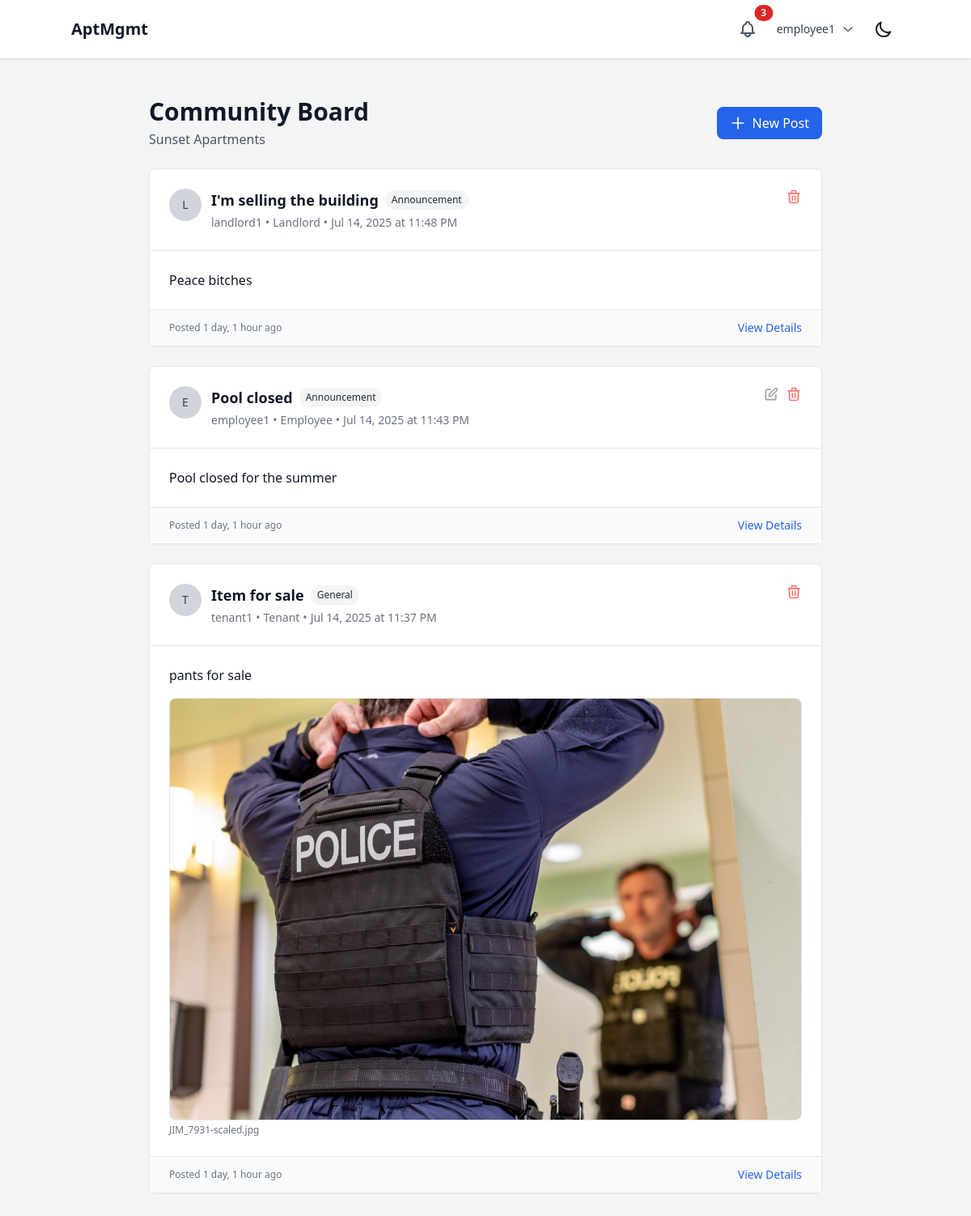
The app's page /messages/community/ (signed in) with its own data.
### users/models.py (models this page shows, shortened)
class User(AbstractUser):
    class Role(models.TextChoices):
        SUPERUSER = "SUPERUSER", "Superuser"
        LANDLORD = "LANDLORD", "Landlord"
        EMPLOYEE = "EMPLOYEE", "Employee"
        TENANT = "TENANT", "Tenant"
    role = models.CharField(max_length=50, choices=Role.choices)
    company = models.ForeignKey(Company, on_delete=models.CASCADE, related_name="users", null=True, blank=True)
    property = models.ForeignKey(Property, on_delete=models.SET_NULL, related_name="users", null=True, blank=True)

### properties/models.py (models this page shows, shortened)
class Property(models.Model):
    company = models.ForeignKey(Company, on_delete=models.CASCADE, related_name="properties")
    name = models.CharField(max_length=255)
    address = models.TextField()
    created_at = models.DateTimeField(auto_now_add=True)
    updated_at = models.DateTimeField(auto_now=True)
    class Meta:
        verbose_name_plural = "Properties"

### communication/models.py (models this page shows, shortened)
class CommunityPost(models.Model):
    class PostType(models.TextChoices):
        ANNOUNCEMENT = "ANNOUNCEMENT", "Announcement"
        EVENT = "EVENT", "Event"
        NOTICE = "NOTICE", "Notice"
        GENERAL = "GENERAL", "General"
    class PostStatus(models.TextChoices):
        ACTIVE = "ACTIVE", "Active"
        ARCHIVED = "ARCHIVED", "Archived"
        HIDDEN = "HIDDEN", "Hidden"
    id = models.UUIDField(primary_key=True, default=uuid.uuid4, editable=False)
    property = models.ForeignKey(Property, on_delete=models.CASCADE, related_name="community_posts")
    author = models.ForeignKey(User, on_delete=models.CASCADE, related_name="community_posts")
    title = models.CharField(max_length=200)
    content = models.TextField()
    post_type = models.CharField(max_length=20, choices=PostType.choices, default=PostType.GENERAL)
    status = models.CharField(max_length=20, choices=PostStatus.choices, default=PostStatus.ACTIVE)
    is_pinned = models.BooleanField(default=False)
    created_at = models.DateTimeField(auto_now_add=True)
    updated_at = models.DateTimeField(auto_now=True)
    event_date = models.DateTimeField(null=True, blank=True)
    event_location = models.CharField(max_length=200, blank=True)
    class Meta:
        ordering = ['-is_pinned', '-created_at']
        indexes = [
            models.Index(fields=['property', 'status']),
            models.Index(fields=['created_at']),
        ]
    def can_be_edited_by(self, user):
        return self.author == user
    def can_be_moderated_by(self, user):
        if self.author == user:
            return True
        if user.role in [User.Role.LANDLORD, User.Role.EMPLOYEE]:
            if user.role == User.Role.LANDLORD and user.company == self.property.company:
                return True
            if user.role == User.Role.EMPLOYEE and user.property == self.property:
                return True
        return False

class CommunityPostAttachment(models.Model):
    id = models.UUIDField(primary_key=True, default=uuid.uuid4, editable=False)
    post = models.ForeignKey(CommunityPost, on_delete=models.CASCADE, related_name="attachments")
    file = models.FileField(upload_to='community_attachments/')
    filename = models.CharField(max_length=255)
    file_size = models.PositiveIntegerField()
    content_type = models.CharField(max_length=100)
    uploaded_at = models.DateTimeField(auto_now_add=True)
    @property
    def is_image(self):
        return self.content_type.startswith('image/')

### communication/views.py (the view)
# urls.py: path('community/', views.community_board, name='community_board'),
@login_required
def community_board(request):
    user = request.user
    if user.role == User.Role.TENANT and user.property:
        posts = CommunityPost.objects.filter(
            property=user.property,
            status=CommunityPost.PostStatus.ACTIVE
        ).select_related('author', 'property').prefetch_related('attachments')
        property_filter = user.property
    elif user.role == User.Role.EMPLOYEE and user.property:
        posts = CommunityPost.objects.filter(
            property=user.property,
            status=CommunityPost.PostStatus.ACTIVE
        ).select_related('author', 'property').prefetch_related('attachments')
        property_filter = user.property
    elif user.role == User.Role.LANDLORD and user.company:
        posts = CommunityPost.objects.filter(
            property__company=user.company,
            status=CommunityPost.PostStatus.ACTIVE
        ).select_related('author', 'property').prefetch_related('attachments')
        property_filter = None  # Multiple properties
    else:
        posts = CommunityPost.objects.none()
        property_filter = None
    for post in posts:
        post.user_can_edit = post.can_be_edited_by(user)
        post.user_can_moderate = post.can_be_moderated_by(user)
    can_post = False
    if user.role in [User.Role.LANDLORD, User.Role.EMPLOYEE, User.Role.TENANT]:
        can_post = True
    context = {
        'posts': posts,
        'can_post': can_post,
        'property': property_filter,
    }
    return render(request, 'communication/community_board.html', context)

### core/templates/communication/community_board.html (shortened to what this page needs)
{% extends 'base.html' %}
{% block content %}
<div class="max-w-4xl mx-auto px-4 sm:px-6 lg:px-8 py-8">
    <div class="flex justify-between items-center mb-6">
        <div>
            <h1 class="text-3xl font-bold text-gray-900 dark:text-white">Community Board</h1>
            {% if property %}
                <p class="text-gray-600 dark:text-gray-400 mt-1">{{ property.name }}</p>
            {% endif %}
        </div>
        {% if can_post %}
            <a href="{% url 'communication:create_community_post' %}"
               class="bg-blue-600 hover:bg-blue-700 text-white px-4 py-2 rounded-lg flex items-center gap-2 transition duration-200">
                <svg class="w-5 h-5" fill="none" stroke="currentColor" viewBox="0 0 24 24">
                    <path stroke-linecap="round" stroke-linejoin="round" stroke-width="2" d="M12 4v16m8-8H4"></path>
                </svg>
                New Post
            </a>
        {% endif %}
    </div>
    <div class="space-y-6">
        {% for post in posts %}
            <div class="bg-white dark:bg-gray-800 rounded-lg shadow-sm border border-gray-200 dark:border-gray-700 {% if post.is_pinned %}border-l-4 border-l-blue-500{% endif %}">
                <div class="p-6 border-b border-gray-200 dark:border-gray-700">
                    <div class="flex items-start justify-between">
                        <div class="flex items-start space-x-3">
                            <div class="flex-shrink-0">
                                <div class="w-10 h-10 bg-gray-300 dark:bg-gray-600 rounded-full flex items-center justify-center">
                                    <span class="text-sm font-medium text-gray-700 dark:text-gray-300">
                                        {{ post.author.first_name.0|default:post.author.username.0|upper }}
                                    </span>
                                </div>
                            </div>
                            <div class="flex-1 min-w-0">
                                <div class="flex items-center gap-2 mb-1">
                                    <h3 class="text-lg font-semibold text-gray-900 dark:text-white">
                                        {{ post.title }}
                                    </h3>
                                    <span class="bg-gray-100 text-gray-800 dark:bg-gray-700 dark:text-gray-200 text-xs px-2 py-1 rounded-full">
                                        {{ post.get_post_type_display }}
                                    </span>
                                </div>
                                <div class="flex items-center text-sm text-gray-500 dark:text-gray-400">
                                    <span>{{ post.author.get_full_name|default:post.author.username }}</span>
                                    <span class="mx-1">•</span>
                                    <span>{{ post.author.get_role_display }}</span>
                                    <span class="mx-1">•</span>
                                    <span>{{ post.created_at|date:"M d, Y" }} at {{ post.created_at|time:"g:i A" }}</span>
                                </div>
                            </div>
                        </div>
                        {% if post.user_can_edit or post.user_can_moderate %}
                            <div class="flex items-center space-x-2">
                                {% if post.user_can_edit %}
                                    <a href="{% url 'communication:edit_community_post' post_id=post.id %}"
                                       class="text-gray-400 hover:text-gray-600 dark:hover:text-gray-300">
                                        <svg class="w-5 h-5" fill="none" stroke="currentColor" viewBox="0 0 24 24">
                                            <path stroke-linecap="round" stroke-linejoin="round" stroke-width="2" d="M11 5H6a2 2 0 00-2 2v11a2 2 0 002 2h11a2 2 0 002-2v-5m-1.414-9.414a2 2 0 112.828 2.828L11.828 15H9v-2.828l8.586-8.586z"></path>
                                        </svg>
                                    </a>
                                {% endif %}
                                {% if post.user_can_moderate %}
                                    <a href="{% url 'communication:delete_community_post' post_id=post.id %}"
                                       class="text-red-400 hover:text-red-600">
                                        <svg class="w-5 h-5" fill="none" stroke="currentColor" viewBox="0 0 24 24">
                                            <path stroke-linecap="round" stroke-linejoin="round" stroke-width="2" d="M19 7l-.867 12.142A2 2 0 0116.138 21H7.862a2 2 0 01-1.995-1.858L5 7m5 4v6m4-6v6m1-10V4a1 1 0 00-1-1h-4a1 1 0 00-1 1v3M4 7h16"></path>
                                        </svg>
                                    </a>
                                {% endif %}
                            </div>
                        {% endif %}
                    </div>
                </div>
                <div class="p-6">
                    <div class="prose dark:prose-invert max-w-none">
                        {{ post.content|linebreaks }}
                    </div>
                    {% for attachment in post.attachments.all %}
                        {% if attachment.is_image %}
                            <div class="mt-4">
                                <img src="{{ attachment.file.url }}"
                                     alt="{{ attachment.filename }}"
                                     class="max-w-full h-auto rounded-lg border border-gray-200 dark:border-gray-600">
                                <p class="text-xs text-gray-500 dark:text-gray-400 mt-1">{{ attachment.filename }}</p>
                            </div>
                        {% endif %}
                    {% endfor %}
                </div>
                <div class="px-6 py-3 bg-gray-50 dark:bg-gray-700 border-t border-gray-200 dark:border-gray-600">
                    <div class="flex items-center justify-between">
                        <span class="text-xs text-gray-500 dark:text-gray-400">
                            {% if post.updated_at != post.created_at %}
                                Updated {{ post.updated_at|timesince }} ago
                            {% else %}
                                Posted {{ post.created_at|timesince }} ago
                            {% endif %}
                        </span>
                        <a href="{% url 'communication:community_post_detail' post_id=post.id %}"
                           class="text-sm text-blue-600 dark:text-blue-400 hover:underline">
                            View Details
                        </a>
                    </div>
                </div>
            </div>
        {% endfor %}
    </div>
</div>
{% endblock %}

### core/templates/base.html (shortened to what this page needs)
{% load static %}
<!DOCTYPE html>
<html lang="en" x-data="{ darkMode: localStorage.getItem('darkMode') === 'true' }" x-init="$watch('darkMode', val => localStorage.setItem('darkMode', val))" :class="{ 'dark': darkMode }">
<head>
    <script src="https://cdn.tailwindcss.com"></script>
</head>
<body class="bg-gray-100 dark:bg-gray-900 text-gray-900 dark:text-gray-100">
    <header class="p-4 bg-white dark:bg-gray-800 shadow">
        <div class="container mx-auto flex justify-between items-center">
            {% if user.is_authenticated %}
                <a href="{% url 'core:dashboard_redirect' %}" class="text-xl font-bold hover:text-gray-600 dark:hover:text-gray-300 transition-colors duration-200">AptMgmt</a>
            {% else %}
                <h1 class="text-xl font-bold">AptMgmt</h1>
            {% endif %}
            <div class="flex items-center space-x-4">
                {% if user.is_authenticated %}
                    <div class="relative" x-data="{ open: false }">
                        <button @click="open = !open" class="relative p-2 text-gray-600 dark:text-gray-300 hover:text-gray-900 dark:hover:text-white focus:outline-none focus:ring-2 focus:ring-offset-2 focus:ring-blue-500">
                            <span class="absolute top-0 right-0 inline-flex items-center justify-center px-2 py-1 text-xs font-bold leading-none text-red-100 transform translate-x-1/2 -translate-y-1/2 bg-red-600 rounded-full" x-show="true">3</span>
                        </button>
                    </div>
                    <div class="relative" x-data="{ open: false }">
                        <button @click="open = !open" class="flex items-center space-x-2 text-sm rounded-full focus:outline-none focus:ring-2 focus:ring-offset-2 focus:ring-blue-500">
                            <span class="text-gray-700 dark:text-gray-300">{{ user.username }}</span>
                            <svg class="w-4 h-4 text-gray-600 dark:text-gray-300" fill="none" stroke="currentColor" viewBox="0 0 24 24">
                                <path stroke-linecap="round" stroke-linejoin="round" stroke-width="2" d="M19 9l-7 7-7-7"></path>
                            </svg>
                        </button>
                    </div>
                {% endif %}
                <button @click="darkMode = !darkMode" class="p-2 rounded-md focus:outline-none focus:ring-2 focus:ring-offset-2 focus:ring-offset-gray-800 focus:ring-white">
                    <svg x-show="!darkMode" class="w-6 h-6" fill="none" stroke="currentColor" viewBox="0 0 24 24" xmlns="http://www.w3.org/2000/svg"><path stroke-linecap="round" stroke-linejoin="round" stroke-width="2" d="M20.354 15.354A9 9 0 018.646 3.646 9.003 9.003 0 0012 21a9.003 9.003 0 008.354-5.646z"></path></svg>
                </button>
            </div>
        </div>
    </header>
    <main class="p-4" id="content">
        {% block content %}{% endblock %}
    </main>
</body>
</html>

### records on screen
User: username "employee1"
Property: name "Sunset Apartments"
CommunityPost: author.first_name.0 "L", title "I'm selling the building", post_type "Announcement", author.get_full_name "landlord1", author.role "Landlord", created_at "Jul 14, 2025", created_at "11:48 PM", content "Peace bitches", created_at "1 day, 1 hour"
CommunityPost: author.first_name.0 "E", title "Pool closed", post_type "Announcement", author.get_full_name "employee1", author.role "Employee", created_at "Jul 14, 2025", created_at "11:43 PM", content "Pool closed for the summer", created_at "1 day, 1 hour"
CommunityPost: author.first_name.0 "T", title "Item for sale", post_type "General", author.get_full_name "tenant1", author.role "Tenant", created_at "Jul 14, 2025", created_at "11:37 PM", content "pants for sale", created_at "1 day, 1 hour"
CommunityPostAttachment: file (picture), filename "JIM_7931-scaled.jpg"
